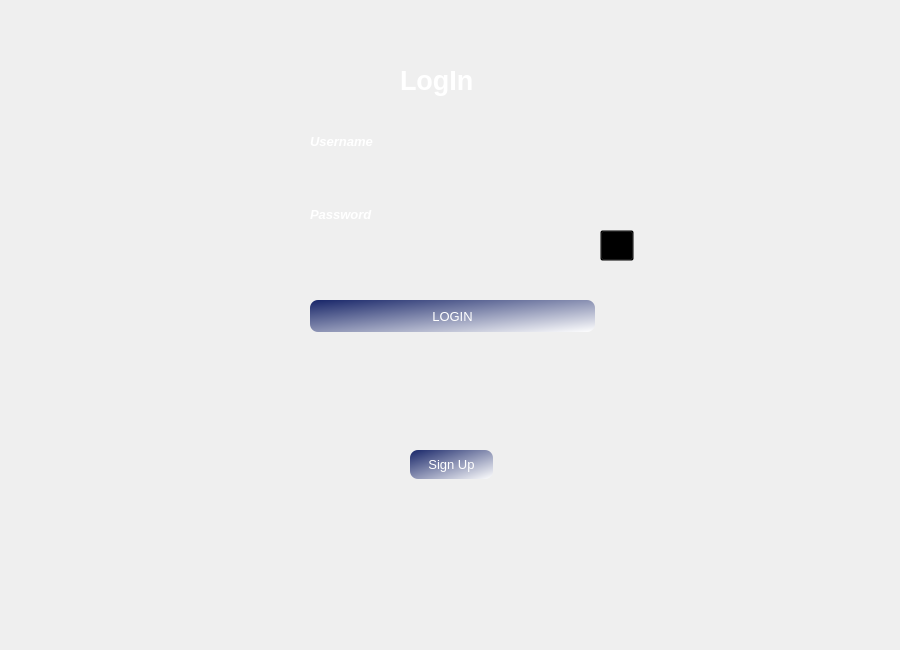
<?xml version="1.0" encoding="UTF-8"?>
<ui version="4.0">
 <class>MainWindow</class>
 <widget class="QMainWindow" name="MainWindow">
  <property name="geometry">
   <rect>
    <x>0</x>
    <y>0</y>
    <width>900</width>
    <height>650</height>
   </rect>
  </property>
  <property name="maximumSize">
   <size>
    <width>900</width>
    <height>650</height>
   </size>
  </property>
  <property name="font">
   <font>
    <family>Segoe UI</family>
    <pointsize>10</pointsize>
    <bold>false</bold>
   </font>
  </property>
  <property name="windowTitle">
   <string>DataDrop</string>
  </property>
  <property name="toolTipDuration">
   <number>1</number>
  </property>
  <property name="autoFillBackground">
   <bool>false</bool>
  </property>
  <property name="styleSheet">
   <string notr="true">background-image: url(:/backgr.jpg);</string>
  </property>
  <widget class="QWidget" name="centralwidget">
   <widget class="QPushButton" name="ButtonSignUp">
    <property name="geometry">
     <rect>
      <x>410</x>
      <y>450</y>
      <width>83</width>
      <height>29</height>
     </rect>
    </property>
    <property name="styleSheet">
     <string notr="true">#ButtonSignUp{
background-color: qlineargradient(spread:reflect, x1:0, y1:0, x2:1, y2:1, stop:0 rgba(23, 37, 104, 255), stop:1 rgba(255, 255, 255, 255));
border:none ; 
color:white;
font: 10pt &quot;Segoe UI&quot;;
border-radius: 8px;
} 
#ButtonSignUp:hover{ 
	font: 700 9pt &quot;Segoe UI&quot;;
border-radius: 12px;
}</string>
    </property>
    <property name="text">
     <string>Sign Up</string>
    </property>
   </widget>
   <widget class="QLabel" name="LogInLabel">
    <property name="geometry">
     <rect>
      <x>400</x>
      <y>50</y>
      <width>101</width>
      <height>61</height>
     </rect>
    </property>
    <property name="font">
     <font>
      <family>Segoe UI</family>
      <pointsize>20</pointsize>
      <italic>false</italic>
      <bold>true</bold>
      <underline>false</underline>
      <strikeout>false</strikeout>
      <kerning>true</kerning>
     </font>
    </property>
    <property name="styleSheet">
     <string notr="true">#LogInLabel{
background-color:transparent; 
background:none; 
border:none ; 
color:white;

}</string>
    </property>
    <property name="text">
     <string>LogIn</string>
    </property>
   </widget>
   <widget class="QLabel" name="UsernameLabel">
    <property name="geometry">
     <rect>
      <x>310</x>
      <y>130</y>
      <width>283</width>
      <height>23</height>
     </rect>
    </property>
    <property name="font">
     <font>
      <family>Segoe UI</family>
      <pointsize>10</pointsize>
      <italic>true</italic>
      <bold>true</bold>
     </font>
    </property>
    <property name="styleSheet">
     <string notr="true">#UsernameLabel{ 
background-color:transparent; 
background:none; 
border:none ; 
color:white;
}</string>
    </property>
    <property name="text">
     <string>Username</string>
    </property>
   </widget>
   <widget class="QLineEdit" name="UsernameLineEdit">
    <property name="geometry">
     <rect>
      <x>310</x>
      <y>160</y>
      <width>283</width>
      <height>30</height>
     </rect>
    </property>
    <property name="font">
     <font>
      <family>Segoe UI</family>
      <pointsize>9</pointsize>
      <italic>true</italic>
      <bold>true</bold>
     </font>
    </property>
    <property name="styleSheet">
     <string notr="true">#UsernameLineEdit{ 
background-color:transparent; 
color: white;
border:none; 
border-radius:12px; 
	
	font: 700 italic 9pt &quot;Segoe UI&quot;;

}</string>
    </property>
    <property name="text">
     <string/>
    </property>
    <property name="placeholderText">
     <string/>
    </property>
   </widget>
   <widget class="QLabel" name="PasswordLabel">
    <property name="geometry">
     <rect>
      <x>310</x>
      <y>190</y>
      <width>285</width>
      <height>48</height>
     </rect>
    </property>
    <property name="font">
     <font>
      <family>Segoe UI</family>
      <pointsize>10</pointsize>
      <italic>true</italic>
      <bold>true</bold>
     </font>
    </property>
    <property name="styleSheet">
     <string notr="true">#PasswordLabel{ 
background-color:transparent; 
background:none; 
border:none ; 
color:white;
}</string>
    </property>
    <property name="text">
     <string>Password</string>
    </property>
   </widget>
   <widget class="QLineEdit" name="PasswordLineEdit">
    <property name="geometry">
     <rect>
      <x>310</x>
      <y>230</y>
      <width>285</width>
      <height>30</height>
     </rect>
    </property>
    <property name="font">
     <font>
      <family>Segoe UI</family>
      <pointsize>10</pointsize>
     </font>
    </property>
    <property name="styleSheet">
     <string notr="true">#PasswordLineEdit{
background-color:transparent; 
color:white; 
border:none; 
border-radius:12px; 
} </string>
    </property>
    <property name="text">
     <string/>
    </property>
    <property name="echoMode">
     <enum>QLineEdit::Password</enum>
    </property>
   </widget>
   <widget class="QPushButton" name="ButtonLogIn">
    <property name="geometry">
     <rect>
      <x>310</x>
      <y>300</y>
      <width>285</width>
      <height>32</height>
     </rect>
    </property>
    <property name="font">
     <font>
      <family>Segoe UI</family>
      <pointsize>10</pointsize>
      <italic>false</italic>
      <bold>false</bold>
     </font>
    </property>
    <property name="toolTipDuration">
     <number>1</number>
    </property>
    <property name="autoFillBackground">
     <bool>false</bool>
    </property>
    <property name="styleSheet">
     <string notr="true">#ButtonLogIn{
background-color: qlineargradient(spread:reflect, x1:0, y1:0, x2:1, y2:1, stop:0 rgba(23, 37, 104, 255), stop:1 rgba(255, 255, 255, 255));
border:none ; 
color:white;
font: 10pt &quot;Segoe UI&quot;;
border-radius: 8px;
} 
#ButtonLogIn:hover{ 
	font: 700 9pt &quot;Segoe UI&quot;;
border-radius: 12px;
}
</string>
    </property>
    <property name="text">
     <string>LOGIN</string>
    </property>
   </widget>
   <widget class="QWidget" name="widget" native="true">
    <property name="geometry">
     <rect>
      <x>270</x>
      <y>160</y>
      <width>31</width>
      <height>31</height>
     </rect>
    </property>
    <property name="styleSheet">
     <string notr="true">background-image: url(:/User (2).png);</string>
    </property>
   </widget>
   <widget class="QWidget" name="widget_2" native="true">
    <property name="geometry">
     <rect>
      <x>270</x>
      <y>230</y>
      <width>31</width>
      <height>31</height>
     </rect>
    </property>
    <property name="styleSheet">
     <string notr="true">background-image: url(:/PadLock (2).png);</string>
    </property>
   </widget>
   <widget class="QPushButton" name="SeePassword">
    <property name="geometry">
     <rect>
      <x>600</x>
      <y>230</y>
      <width>34</width>
      <height>31</height>
     </rect>
    </property>
    <property name="styleSheet">
     <string notr="true">#SeePassword{
background-image: url(:/see.png); 
background-color:transparent; 
}  
#SeePassword:pressed{ 
 transform: translateY(2px);
  box-shadow: 0 0 5px rgba(0,0,0,0.4);
}</string>
    </property>
    <property name="text">
     <string/>
    </property>
   </widget>
  </widget>
  <widget class="QMenuBar" name="menubar">
   <property name="geometry">
    <rect>
     <x>0</x>
     <y>0</y>
     <width>900</width>
     <height>25</height>
    </rect>
   </property>
  </widget>
 </widget>
 <resources/>
 <connections/>
</ui>
